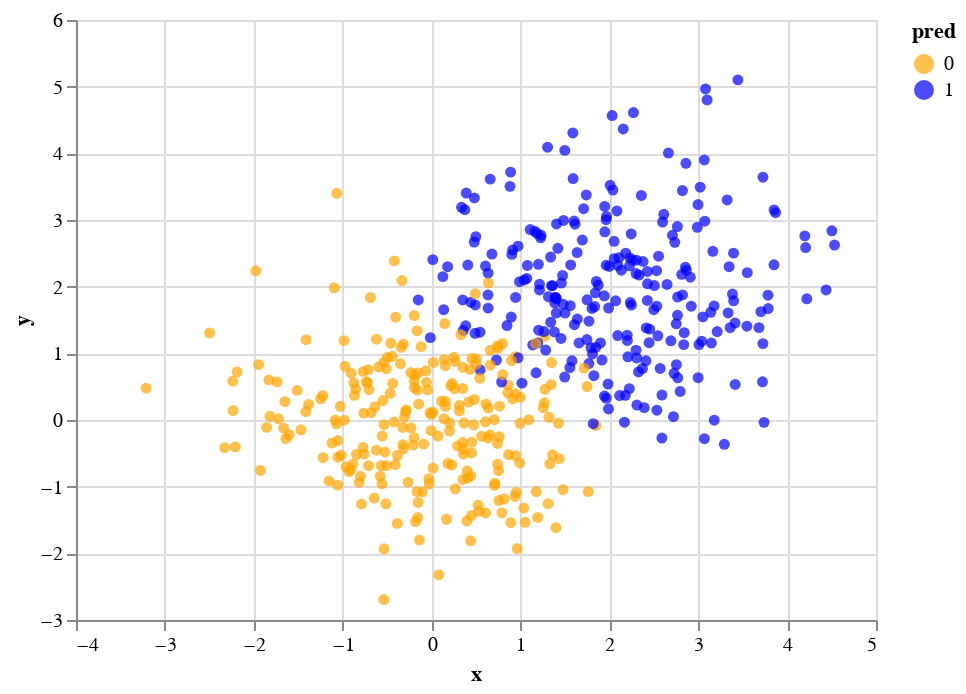

Write notebook code for a chart like this one.
### Markdown cell above
Notice that we do not have a linear decision boundary, but it also seems more regular than the single decision tree.

### Code cell
c

### Figure 1 — Vega-Lite specification as saved in the notebook (floating-point values rounded to 4 significant figures; data arrays with more than 128 entries replaced by an {"elided": "..."} marker saying what was removed)
{"config": {"view": {"continuousWidth": 400, "continuousHeight": 300}}, "data": {"name": "data-2cbe918dc32bd0e1d41ede55f5b977fb"}, "mark": "circle", "encoding": {"color": {"field": "pred", "scale": {"range": ["Orange", "Blue"]}, "type": "nominal"}, "x": {"field": "x", "type": "quantitative"}, "y": {"field": "y", "type": "quantitative"}}, "$schema": "https://vega.github.io/schema/vega-lite/v4.17.0.json", "datasets": {"data-2cbe918dc32bd0e1d41ede55f5b977fb": {"elided": "500 records"}}}
